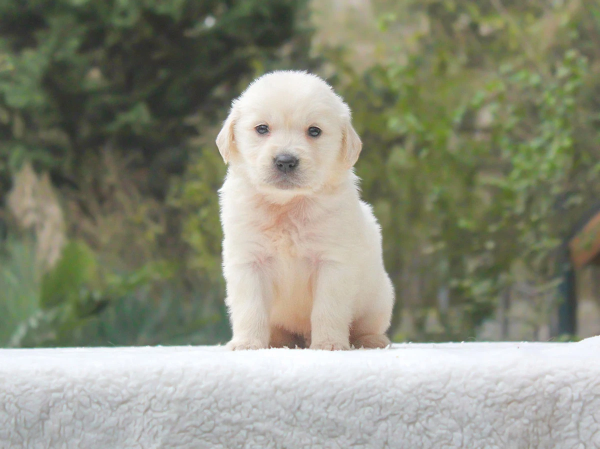
#> input picture example.png, 1200 x 898 px (shown at 1/2 size)
$ jupyter execute convolution.ipynb
#> lines starting #> are read from the running program, lines starting #| are printed output that depends on the picture
### ScratchTorch/grad.py
import math

import numpy as np
class Value:
    # [7 lines left out: function __init__, not called in this run]

    def __repr__(self)    :
        return f"Value(data={self.data})"

    # other + self
    def __radd__(self, other):
        return self.__add__(other)

    # self + other
    # [33 lines left out: functions __add__, __mul__, __pow__, not called in this run]

    def __rmul__(self, other): #other * self
        return self.__mul__(other)

    def __truediv__(self, other): # self / other
        return self * other**-1

    def __neg__(self): # -self
        return self * -1

    def __sub__(self, other): # self - other
        return self + (-other)

    def __radd__(self, other): # other + self
        return self + other

    # [36 lines left out: functions tanh, exp, backward, not called in this run]


class Tensor:

    def __init__(self,data:np.ndarray,_op='',_children=()):
        # converting the data into a numpy array
        self.data = np.array(data,dtype=np.float64)
        # creating the gradient array for each element in the array
        self.grad = np.zeros_like(self.data, dtype=np.float64)
        # operation: only valid if the value is not defined and is resultant of some operation
        self._op = _op
        # saving the child into the object creating a graph thus we can backpropagate
        self._prev = set(_children)
        # local backward function which is None by default because value can be constant thus no default derivative
        self._backward = lambda:None
        # shape attribute for the tensor. so we dont have ot go Tensor.data.shape everytime.
        self.shape  = self.data.shape


    def __repr__(self):
        # representation string
        return f"Tensor(data={self.data})"


    # scalar + tensor
    def __radd__(self, other):
        return self + other

    # tensor + scalar
    # [37 lines left out: function __add__, not called in this run]

    # subtraction
    # negation (conversion of the value into negative)
    def __neg__(self):
        return self * -1
    # subtraction is just adding negative value and positive thus simplfying the propagation
    # self - other
    def __sub__(self, other):
        return self + (-other)

    # other - self
    def __rsub__(self, other):
        return other + (-self)

    # multiplication
    # self * other
    def __mul__(self,other):

        # if multiplication is between a floating or integer or list.
        if not isinstance(other,Tensor):
            if isinstance(other,(float,int,list)):
                other = Tensor(data=other)
            else:
                raise ValueError("Multiplication can only be done between integer/float or array. [passed dtype:{type(other)}]")

        out =Tensor(self.data*other.data, _op="*", _children=(self,other))

        # unbroadcasting the broadcast done by numpy in forward pass
        def unbroadcast(out_grad, data_shape):
            # if the data has rows then we collapse the rows into one row by adding all the rows in horizontal axis.
            while len(out_grad.shape) > len(data_shape):
                out_grad = out_grad.sum(axis=0)

            # incase the desired data shape has 1 dimension we collapse that dimension thus unbroadcasting the array.
            for i, dim in enumerate(data_shape):
                if dim == 1:
                    out_grad = out_grad.sum(axis=i, keepdims=True)

            return out_grad


        def _backward():
            # derivative is the other value in the multiplication
            # we just convert the shape back to desired shape of the gradient
            self.grad += unbroadcast(other.data * out.grad,self.data.shape)
            other.grad += unbroadcast(self.data * out.grad,other.data.shape)

        out._backward = _backward

        return out


    # power
    # [12 lines left out: function __pow__, not called in this run]

    # division

    # self / other
    def __truediv__(self, other):
        other = other if isinstance(other,Tensor) else Tensor(data=other)
        return self *(other**-1)
    # other / self
    def __rtruediv__(self, other):
        other = other if isinstance(other,Tensor) else Tensor(data=other)
        return other *(self**-1)


    # exp
    # [71 lines left out: functions exp, tanh, relu, log, softmax, not called in this run]

    def sum(self, axis=None, keepdims=False):
        """
        np.sum() but had to explicitly code this because we need to store the graph relations between each value
        for calculating gradient and when we directly use np.sum() the shape of the resultant matrix is determined
        by numpy internally but while backward pass we need the original shape thus doing it manually.
        """

        out = Tensor(np.sum(self.data,axis=axis,keepdims=keepdims), _op="sum",_children=(self,))

        def _backward():
            grad = out.grad
            # this checks if while summation any axis was removed.
            if axis is not None and not keepdims:
                # if dimensions were removed while summation
                if isinstance(axis, int):
                    # convert the axis into a tuple for numpy
                    axes = (axis,)
                else:
                    axes = axis

                # reinstert the deleted dimension in the axis it was removed
                for ax in sorted(axes):
                    grad = np.expand_dims(
                        grad,
                        axis=ax
                    )
            # accumalting the gradients.
            self.grad += np.broadcast_to(
                grad,
                self.data.shape
            )

        out._backward = _backward

        return out

    # implementing the matrix multiplication so we can directly implement the layer class.
    # [11 lines left out: function __matmul__, not called in this run]


    # backpropagation
    # build a topo sort and then reverses it so we can propagate the tensors.
    def backward(self):
        topo = []
        visited =set()
        def build(node):
            if node not in visited:
                visited.add(node)

                for child in node._prev:
                    build(child)


                topo.append(node)
        self.grad = np.ones_like(self.data,dtype=np.float64)
        build(self)

        for node in reversed(topo):
            node._backward()


    # resetting the gradient in training loop made the code untidy thus implemented this a faster one line code.
    # [17 lines left out: function reset_gradients, not called in this run]


    def to_numpy(self):
        return self.data

    # reshaping the gradient
    # [15 lines left out: function reshape, not called in this run]

    # slicing
    def __getitem__(self, idx):

        out = self.data[idx]

        out = Tensor(out,_children=(self,),_op="slicing")

        def _backward():

            grad = np.zeros_like(self.data)
            # slicing operation has derivative of 1. thus we just pass the gradient from the next layer backwards as it is for the element which were actually effected after slicing.
            grad[idx] += out.grad

            # accumalate the gradients.
            self.grad += grad

        out._backward = _backward

        return out

    # iterator function
    # [38 lines left out: functions __iter__, transpose, mean, not called in this run]

    # stack
    @staticmethod
    def stack(tensors,axis=0):
        data = np.stack([t.data for t in tensors],axis=axis)

        out =Tensor(data,_op="stack",_children=tuple(tensors))


        def _backward():
            for i,t in enumerate(tensors):
                grad = np.take(out.grad, i,axis=axis)

                t.grad += grad

        out._backward = _backward

        return out

    # [42 lines left out: functions max, min, not called in this run]

    # convolution for multi-channel convultuon
    def conv2d(self, kernel):

        # checking if the kernel object is tensor object or not.
        if not isinstance(kernel, (Tensor)):
            raise ValueError(f"Kernel should be a tensor. not dtype: {type(kernel)}. ")
        # checking if the tensor is multichannel or not
        # applying conv to a batch
        if len(self.data.shape) == 4:
            B,C,H,W = self.data.shape
            batch_outputs = []

            for b in range(B):
                single_img = self[b]

                out = single_img.conv2d(kernel)

                batch_outputs.append(out)
            return Tensor.stack(batch_outputs)


        # single image convultion
        if len(self.data.shape) == 3:
            # getting the height and width of the output and number of channels in the tensor.
            channel,H,W = self.data.shape
            k = kernel.data.shape[-1]


            # getting the height and width of the output (currently no padding and stride)
            out_h = H - k + 1
            out_w = W - k + 1

            output = []
            for img, k_slice in zip(self, kernel):
                # Recursively call conv2d for each 2D channel
                img_after_conv = img.conv2d(k_slice)
                output.append(img_after_conv)
            output_tensor = Tensor.stack(output)
            return output_tensor.sum(axis=0)


        else:

            # getting Width and Height of the IMAGE as the the image is grayscale
            H,W = self.data.shape
            k = kernel.data.shape[-1]

            # getting the height and width of the output (currently no padding and stride)
            out_h = H - k + 1
            out_w = W - k + 1

            # row tensor stack.
            rows = []

            for i in range(out_h):
                cols = []
                for j in range(out_w):

                    # slicing the patch out of the image
                    patch = self[i:i+k,j:j+k]
                    # saving the result in temp because that just helps me what actually is happening rather than just wrapping it one line.
                    temp  =(patch*kernel)
                    # calculating the pixel value after applying the kernel/filter
                    pixel = temp.sum()

                    cols.append(pixel)

                row_tensor = Tensor.stack(cols)
                rows.append(row_tensor)
            # stacking the tensors of the rows into one.
            output = Tensor.stack(rows,0)

        return output

    def normalize_image_array(self):
        # getting the numpy array for the image
        img_data = self.data

        # shifting the array values to have minimum as zero
        img_data = img_data - img_data.min()
        # normalizing the the values in the array to have max as one
        img_data = img_data / (img_data.max() + 1e-8) # adding 1e-8 js to prevent zero division error

        # converting the image array to image with multiplying with 255, to display the image.
        img_data = (img_data * 255).astype(np.uint8)


        return img_data


# [4 lines that do not run on import are left out]

### convolution.ipynb
[cell 1]
from ScratchTorch.grad import Tensor
import numpy as np
from PIL import Image
from IPython.display import display

[cell 2]
img = Image.open("example.png")
#> img is the input picture: PIL image 1200x898 RGB; mean R, G, B 140, 142, 123.9

[cell 3]
# preview of the image
img = img.resize((128,128))
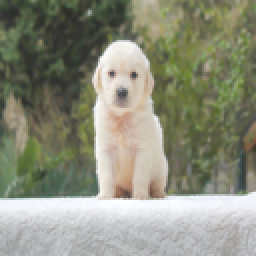
#> img: PIL image 128x128 RGB (shown 2 times larger); mean R, G, B 140, 142, 123.9
img = img.convert('L')
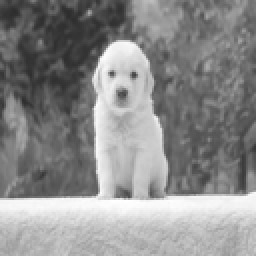
#> img: PIL image 128x128 L (shown 2 times larger); min 45, max 255, mean 139.4
img

[cell 4]
img_array = np.array(img)
img_tensor = Tensor(img_array)
img_tensor.data.shape
#> Out = (128, 128)

[cell 5]
import random
kernel = np.random.uniform(-1,1,(10,10)) # (3x3) size of kernel and each RGB channel has different kernel


kernel
kernel = np.array([
    [-1,-1,-1],
    [-1, 8,-1],
    [-1,-1,-1]
])

kernel_tensor = Tensor(kernel)
kernel_tensor.data

[cell 6]
out = img_tensor.conv2d(kernel_tensor)
img_after_conv = out.normalize_image_array()
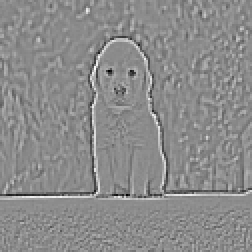
#> img_after_conv: shape (126, 126) (shown 2 times larger); min 0, max 254, mean 139.2
img_after_conv = Image.fromarray(img_after_conv)

[cell 7]
print("before convolution")
display(img)

[cell 8]
print("after convolution")

display(img_after_conv)

[cell 9]
out.backward()
#> the loop in backward, `for node in reversed(topo):` made 47757 passes

[cell 10]
kernel_tensor.grad
#> Out = [[2205096, 2207024, 2208558], [2213891, 2215799, 2217307], [2223179, 2225078, 2226551]]
